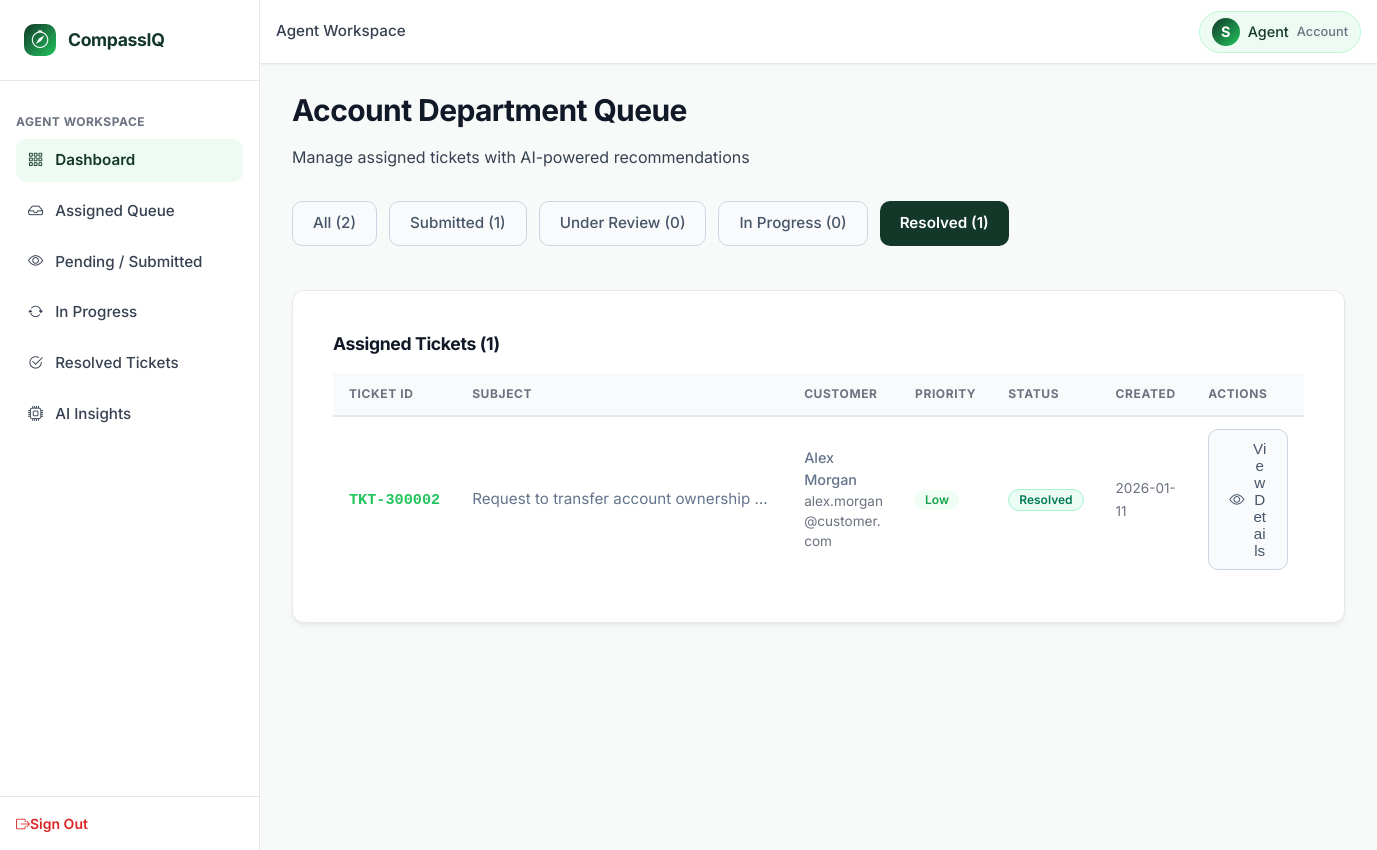
/agent/dashboard?status=Resolved (signed in), run on the app's committed database.
### tables this page shows
CREATE TABLE users (
    user_id INTEGER PRIMARY KEY AUTOINCREMENT,
    full_name TEXT NOT NULL,
    email TEXT UNIQUE NOT NULL,
    password_hash TEXT NOT NULL,
    role TEXT NOT NULL DEFAULT 'customer' CHECK(role IN ('customer', 'agent', 'admin')),
    department TEXT DEFAULT 'None' CHECK(department IN ('Technical', 'Billing', 'Account', 'General Inquiry', 'None')),
    bill_no_product_id TEXT,
    account_status TEXT DEFAULT 'PENDING' CHECK(account_status IN ('PENDING', 'APPROVED', 'REJECTED', 'BANNED')),
    created_at DATETIME DEFAULT CURRENT_TIMESTAMP
);

CREATE TABLE tickets (
    ticket_id TEXT PRIMARY KEY,
    customer_id INTEGER NOT NULL,
    subject TEXT NOT NULL,
    description TEXT NOT NULL,
    predicted_category TEXT NOT NULL CHECK(predicted_category IN ('Technical', 'Billing', 'Account', 'General Inquiry', 'Fraud')),
    predicted_priority TEXT NOT NULL CHECK(predicted_priority IN ('Low', 'Medium', 'High', 'Critical')),
    assigned_department TEXT NOT NULL CHECK(assigned_department IN ('Technical', 'Billing', 'Account', 'General Inquiry', 'Admin_Fraud')),
    status TEXT DEFAULT 'Submitted' CHECK(status IN ('Submitted', 'Under Review', 'In Progress', 'Resolved', 'Closed')),
    assigned_agent_id INTEGER,
    resolution_notes TEXT,
    satisfaction_score INTEGER CHECK(satisfaction_score BETWEEN 1 AND 5),
    customer_feedback TEXT,
    created_at DATETIME DEFAULT CURRENT_TIMESTAMP,
    resolved_at DATETIME,
    CONSTRAINT fk_ticket_customer FOREIGN KEY (customer_id) REFERENCES users (user_id) ON DELETE CASCADE,
    CONSTRAINT fk_ticket_agent FOREIGN KEY (assigned_agent_id) REFERENCES users (user_id) ON DELETE SET NULL
);

### app.py (the view)
@app.route('/agent/dashboard')
@agent_required
def agent_dashboard():
    agent_dept = g.user['department']
    status_filter = request.args.get('status', 'all')
    sql = """
        SELECT t.*, u.full_name as customer_name, u.email as customer_email,
               a.full_name as agent_name
        FROM tickets t
        JOIN users u ON t.customer_id = u.user_id
        LEFT JOIN users a ON t.assigned_agent_id = a.user_id
        WHERE t.assigned_department = ?
    """
    params = [agent_dept]
    if status_filter != 'all':
        sql += " AND t.status = ?"
        params.append(status_filter)
    sql += " ORDER BY CASE t.predicted_priority WHEN 'Critical' THEN 1 WHEN 'High' THEN 2 WHEN 'Medium' THEN 3 WHEN 'Low' THEN 4 ELSE 5 END, t.created_at DESC"
    tickets = query_db(sql, tuple(params))
    counts = query_db(
        """SELECT
            COUNT(*) as total,
            SUM(status = 'Submitted') as count_submitted,
            SUM(status = 'Under Review') as count_under_review,
            SUM(status = 'In Progress') as count_in_progress,
            SUM(status = 'Resolved') as count_resolved
           FROM tickets
           WHERE assigned_department = ?""",
        (agent_dept,),
        one=True
    )
    return render_template(
        'department_dashboard.html',
        tickets=tickets,
        counts=counts or {},
        current_status=status_filter,
        department=agent_dept
    )

### templates/department_dashboard.html (shortened to what this page needs)
{% extends 'base.html' %}
{% block breadcrumb %}Agent Workspace{% endblock %}
{% block content %}
<div class="page-header">
    <h1 class="page-title">{{ department }} Department Queue</h1>
    <p class="page-subtitle">Manage assigned tickets with AI-powered recommendations</p>
</div>
<div class="queue-status-tabs" style="display: flex; gap: var(--spacing-md); margin-bottom: var(--spacing-2xl); overflow-x: auto; padding-bottom: var(--spacing-md);">
    <a href="{{ url_for('agent_dashboard', status='all') }}" class="btn {% if current_status == 'all' %}btn-primary{% else %}btn-secondary{% endif %}">
        All ({{ counts.total or 0 }})
    </a>
    <a href="{{ url_for('agent_dashboard', status='Submitted') }}" class="btn {% if current_status == 'Submitted' %}btn-primary{% else %}btn-secondary{% endif %}">
        Submitted ({{ counts.count_submitted or 0 }})
    </a>
    <a href="{{ url_for('agent_dashboard', status='Under Review') }}" class="btn {% if current_status == 'Under Review' %}btn-primary{% else %}btn-secondary{% endif %}">
        Under Review ({{ counts.count_under_review or 0 }})
    </a>
    <a href="{{ url_for('agent_dashboard', status='In Progress') }}" class="btn {% if current_status == 'In Progress' %}btn-primary{% else %}btn-secondary{% endif %}">
        In Progress ({{ counts.count_in_progress or 0 }})
    </a>
    <a href="{{ url_for('agent_dashboard', status='Resolved') }}" class="btn {% if current_status == 'Resolved' %}btn-primary{% else %}btn-secondary{% endif %}">
        Resolved ({{ counts.count_resolved or 0 }})
    </a>
</div>
<div id="department-ticket-table" class="card">
    <div style="padding: var(--spacing-lg);">
        <h3 style="margin: 0 0 var(--spacing-lg) 0; font-size: 1.1rem;">Assigned Tickets ({{ tickets|length }})</h3>
        {% if tickets|length == 0 %}
            <div style="padding: var(--spacing-3xl) var(--spacing-lg); text-align: center; color: var(--text-muted);">
                <i class="bi bi-inbox" style="font-size: 2rem; display: block; margin-bottom: var(--spacing-lg);"></i>
                <p>No tickets in this queue</p>
            </div>
        {% else %}
            <div class="table-responsive">
                <table class="enterprise-table">
                    <thead>
                        <tr>
                            <th>Ticket ID</th>
                            <th>Subject</th>
                            <th>Customer</th>
                            <th>Priority</th>
                            <th>Status</th>
                            <th>Created</th>
                            <th>Actions</th>
                        </tr>
                    </thead>
                    <tbody>
                        {% for ticket in tickets %}
                            <tr>
                                <td>
                                    <span class="no-wrap" style="font-family: 'Courier New', monospace; font-weight: var(--font-weight-bold); color: var(--accent-green);">{{ ticket.ticket_id }}</span>
                                </td>
                                <td>
                                    <div style="max-width: 300px; overflow: hidden; text-overflow: ellipsis; white-space: nowrap;">
                                        {{ ticket.subject }}
                                    </div>
                                </td>
                                <td>
                                    <div style="font-size: 0.9rem;">
                                        <div style="font-weight: 500;">{{ ticket.customer_name }}</div>
                                        <div style="color: var(--text-muted); font-size: 0.85rem;">{{ ticket.customer_email }}</div>
                                    </div>
                                </td>
                                <td>
                                    <span class="badge badge-priority-{{ ticket.predicted_priority }}">{{ ticket.predicted_priority }}</span>
                                </td>
                                <td>
                                    <span class="badge badge-status-{{ ticket.status|replace(' ', '') }}">{{ ticket.status }}</span>
                                </td>
                                <td>
                                    <span class="text-muted" style="font-size: 0.85rem;">{{ ticket.created_at[:10] if ticket.created_at else '' }}</span>
                                </td>
                                <td>
                                    <button type="button" class="btn btn-secondary btn-sm" onclick="openTicketModal('{{ ticket.ticket_id }}')">
                                        <i class="bi bi-eye"></i> View Details
                                    </button>
                                </td>
                            </tr>
                        {% endfor %}
                    </tbody>
                </table>
            </div>
        {% endif %}
    </div>
</div>
{% endblock %}

### templates/base.html (shortened to what this page needs)
<!DOCTYPE html>
<html lang="en">
<head>
    <link rel="stylesheet" href="https://cdn.jsdelivr.net/npm/bootstrap-icons@1.11.3/font/bootstrap-icons.min.css">
    <link rel="stylesheet" href="{{ url_for('static', filename='css/variables.css') }}">
    <link rel="stylesheet" href="{{ url_for('static', filename='css/components.css') }}">
    <link rel="stylesheet" href="{{ url_for('static', filename='css/style.css') }}">
</head>
<body>
    <div id="app">
        <aside class="sidebar" id="sidebar">
            <a href="{{ url_for('index') }}" class="sidebar-brand">
                <div class="sidebar-brand-icon">
                    <i class="bi bi-compass"></i>
                </div>
                <div class="sidebar-brand-text">CompassIQ</div>
            </a>
            <nav class="sidebar-nav">
                {% if g.user %}
                    {% if g.user.role == 'customer' %}
                        <div class="nav-section-title">Main</div>
                        <div class="nav-item">
                            <a href="{{ url_for('customer_dashboard') }}" class="nav-link {% if request.endpoint == 'customer_dashboard' %}active{% endif %}" data-nav-action="dashboard">
                                <i class="bi bi-grid-3x3-gap"></i>
                                <span>Dashboard</span>
                            </a>
                        </div>
                        <div class="nav-item">
                            <a href="{{ url_for('customer_dashboard') }}#customer-tickets-table" class="nav-link" data-nav-action="my-tickets">
                                <i class="bi bi-inbox"></i>
                                <span>My Tickets</span>
                            </a>
                        </div>
                        <div class="nav-item">
                            <a href="{{ url_for('customer_dashboard') }}#create-ticket-section" class="nav-link" data-nav-action="create-ticket">
                                <i class="bi bi-plus-circle"></i>
                                <span>Create Ticket</span>
                            </a>
                        </div>
                        <div class="nav-section-title mt-4">My Activity</div>
                        <div class="nav-item">
                            <a href="#" class="nav-link" data-nav-action="ticket-history">
                                <i class="bi bi-clock-history"></i>
                                <span>Ticket History</span>
                            </a>
                        </div>
                        <div class="nav-item">
                            <a href="#" class="nav-link" data-nav-action="profile">
                                <i class="bi bi-person-circle"></i>
                                <span>Profile</span>
                            </a>
                        </div>
                    {% elif g.user.role == 'agent' %}
                        <div class="nav-section-title">Agent Workspace</div>
                        <div class="nav-item">
                            <a href="{{ url_for('agent_dashboard') }}" class="nav-link {% if request.endpoint == 'agent_dashboard' %}active{% endif %}" data-nav-action="dashboard">
                                <i class="bi bi-grid-3x3-gap"></i>
                                <span>Dashboard</span>
                            </a>
                        </div>
                        <div class="nav-item">
                            <a href="{{ url_for('agent_dashboard') }}#department-ticket-table" class="nav-link" data-nav-action="assigned-queue">
                                <i class="bi bi-inbox"></i>
                                <span>Assigned Queue</span>
                            </a>
                        </div>
                        <div class="nav-item">
                            <a href="#" class="nav-link" data-nav-action="pending-submitted">
                                <i class="bi bi-eye"></i>
                                <span>Pending / Submitted</span>
                            </a>
                        </div>
                        <div class="nav-item">
                            <a href="#" class="nav-link" data-nav-action="in-progress">
                                <i class="bi bi-arrow-repeat"></i>
                                <span>In Progress</span>
                            </a>
                        </div>
                        <div class="nav-item">
                            <a href="#" class="nav-link" data-nav-action="resolved-tickets">
                                <i class="bi bi-check2-circle"></i>
                                <span>Resolved Tickets</span>
                            </a>
                        </div>
                        <div class="nav-item">
                            <a href="#" class="nav-link" data-nav-action="ai-insights">
                                <i class="bi bi-cpu"></i>
                                <span>AI Insights</span>
                            </a>
                        </div>
                    {% endif %}
                {% endif %}
            </nav>
            <div class="sidebar-footer">
                {% if g.user %}
                    <a href="{{ url_for('logout') }}" class="sign-out-link" data-nav-action="logout">
                        <i class="bi bi-box-arrow-right me-2"></i>Sign Out
                    </a>
                {% endif %}
            </div>
        </aside>
        <main class="main-content">
            <header class="header">
                <div class="header-left">
                    <div class="header-breadcrumb">
                        {% block breadcrumb %}Dashboard{% endblock %}
                    </div>
                </div>
                <div class="header-actions">
                    {% if g.user %}
                        <a href="#" class="user-profile-pill">
                            <div class="user-avatar">{{ g.user.full_name[0].upper() }}</div>
                            <span>{{ g.user.role|title }}</span>
                            {% if g.user.department and g.user.department != 'None' %}
                                <span style="font-size: 0.8rem; color: var(--text-muted);">{{ g.user.department }}</span>
                            {% endif %}
                        </a>
                    {% endif %}
                </div>
            </header>
            <div class="page-wrapper">
                {% block content %}{% endblock %}
            </div>
        </main>
    </div>
</body>
</html>

### data on the page
users: user "S", user.role "Agent", user.department "Account", department "Account"
tickets: ticket_id "TKT-300002", subject "Request to transfer account ownership…", customer_name "Alex Morgan", customer_email "alex.morgan@customer.com", predicted_priority "Low", status "Resolved", created_at "2026-01-11"

### other printed values
{{ counts.total or 0 }} "2"
{{ counts.count_submitted or 0 }} "1"
{{ counts.count_under_review or 0 }} "0"
{{ counts.count_in_progress or 0 }} "0"
{{ counts.count_resolved or 0 }} "1"
{{ tickets|length }} "1"
